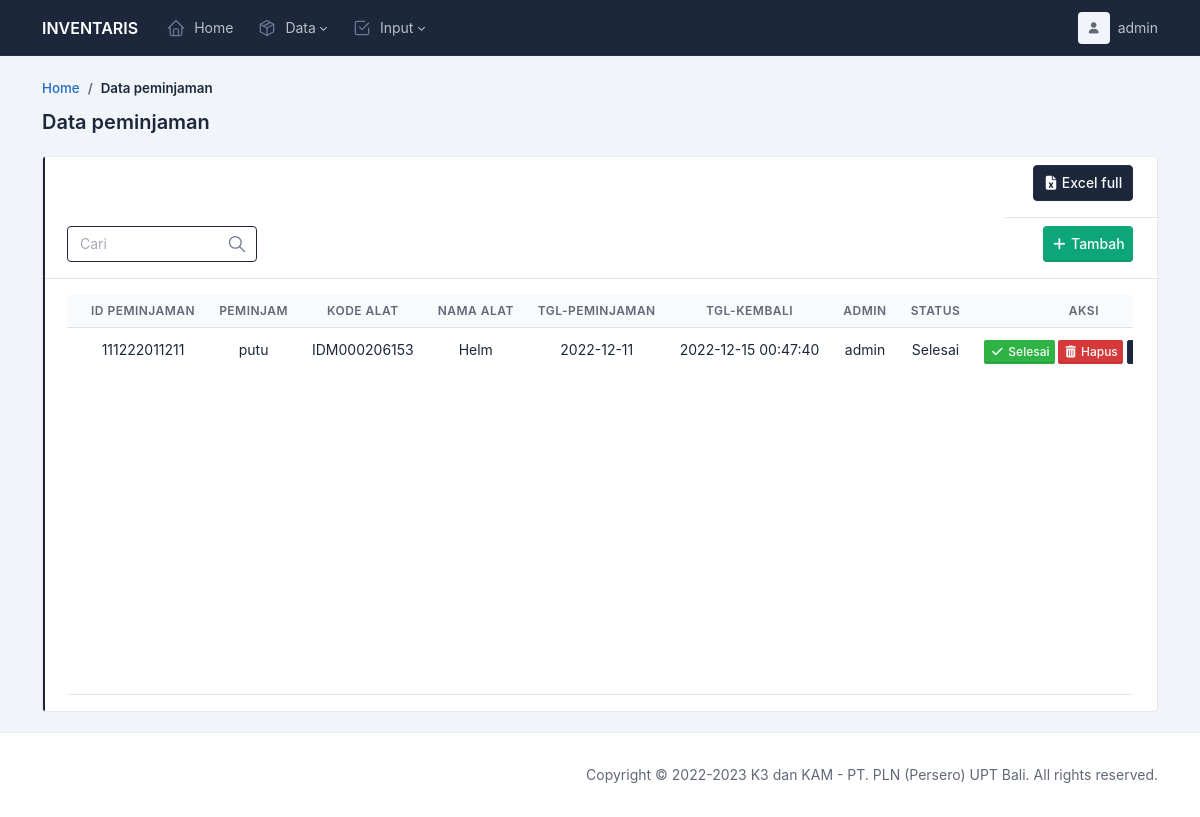
/main/view-data-peminjaman.php (signed in), run on the app's committed database.
### tables this page shows
CREATE TABLE `tb_peminjaman` (
  `id_peminjaman` varchar(255) NOT NULL,
  `nama_peminjam` varchar(255) NOT NULL,
  `kode_alat` varchar(255) NOT NULL,
  `tanggal_peminjaman` date NOT NULL,
  `tanggal_kembali` datetime NOT NULL,
  `nama_admin` varchar(255) NOT NULL,
  `status_pinjaman` varchar(255) NOT NULL
);

CREATE TABLE `tb_alat` (
  `kode_alat` varchar(20) NOT NULL,
  `tgl_input_alat` datetime NOT NULL,
  `nama_alat` varchar(255) NOT NULL,
  `lokasi_alat` text NOT NULL,
  `pemilik_alat` varchar(255) NOT NULL,
  `jumlah_alat` int(255) NOT NULL,
  `th_produksi` date NOT NULL,
  `kedaluwarsa` date NOT NULL,
  `safe_work_load` varchar(255) NOT NULL,
  `merk_alat` varchar(255) NOT NULL,
  `sertifikasi` varchar(255) NOT NULL,
  `foto_alat` varchar(500) NOT NULL,
  `kode_qr` varchar(255) NOT NULL
);

### konfigurasi/view-data/konfig-view-data-peminjaman.php (the view, shortened to what this page needs)
<?php
require '../konfigurasi/database/koneksi.php';
?>
<?php
$join = "SELECT * FROM tb_peminjaman JOIN tb_alat ON tb_peminjaman.kode_alat = tb_alat.kode_alat ORDER BY tanggal_peminjaman DESC";
$query = mysqli_query($koneksi, $join);
while ($data = mysqli_fetch_array($query)) {
    ?>
<tr>
	<td><?php echo $data['id_peminjaman'] ?></td>
	<td><?php echo $data['nama_peminjam'] ?></td>
	<td><?php echo $data['kode_alat'] ?></td>
	<td><?php echo $data['nama_alat'] ?></td>
	<td><?php echo $data['tanggal_peminjaman'] ?></td>
	<td><?php echo $data['tanggal_kembali'] ?></td>
	<td><?php echo $data['nama_admin'];?></td>
	<td><?php echo $data['status_pinjaman'];?></td>
	<td>
		<a href="../konfigurasi/crud/konfig-pengembalian-alat.php?id_peminjaman=<?php echo $data['id_peminjaman']; ?>"
			class="btn btn-success btn-sm">
			<i class="fas fa-check" style="margin: 2px;">&nbsp;</i>Selesai
		</a>
		<a onclick="confirmation(event)" href="../konfigurasi/crud/konfig-hapus-data-peminjaman.php?id_peminjaman=<?php echo $data['id_peminjaman'];?>"
			class="btn btn-danger btn-sm">
			<i class="fas fa-trash-can" style="margin: 2px;">&nbsp;</i>Hapus
		</a>
		<a href="../konfigurasi/print/print-satuan-data-peminjaman-excel.php?id_peminjaman=<?php echo $data['id_peminjaman'];?>"
			class="btn btn-dark btn-sm">
		</a>
	</td>
</tr>
<?php
}
?>

### main/template/header.php (shortened to what this page needs)
<!DOCTYPE html>
<html lang="en">
<head>
	<link rel="stylesheet" href="../dist/css/tabler.min.css?1668287865?<?php echo time(); ?>">
	<link rel="stylesheet" href="../dist/fontawesome-free/css/all.min.css?<?php echo time(); ?>">
	<link rel="stylesheet" href="../dist/sweetalert2/dist/sweetalert2.min.css">
</head>
<body>
	<div class="page">
		<header class="navbar navbar-expand-md navbar-dark Navbar sticky-top d-print-none">
			<div class="container-xl">
				<h1 class="navbar-brand navbar-brand-autodark d-none-navbar-horizontal pe-0 pe-md-3">
					<a href="home.php">INVENTARIS</a>
				</h1>
				<div class="navbar-nav flex-row order-md-last">
					<div class="nav-item dropdown">
						<a href="#" class="nav-link d-flex lh-1 text-reset p-0" data-bs-toggle="dropdown"
							aria-label="Open user menu">
							<span class="avatar avatar-sm"><i class="fa-solid fa-user"></i></span>
							<div class="d-none d-xl-block ps-2">
								<div><?php echo $_SESSION['username'];?></div>
							</div>
						</a>
					</div>
				</div>
				<div class="collapse navbar-collapse" id="navbar-menu">
					<div class="d-flex flex-column flex-md-row flex-fill align-items-stretch align-items-md-center">
						<ul class="navbar-nav">
							<li class="nav-item">
								<a class="nav-link" href="home.php">
									<span class="nav-link-icon d-md-none d-lg-inline-block">
									</span>
									<span class="nav-link-title"> Home </span>
								</a>
							</li>
							<li class="nav-item dropdown">
								<a class="nav-link dropdown-toggle" href="#navbar-base" data-bs-toggle="dropdown"
									data-bs-auto-close="outside" role="button" aria-expanded="false">
									<span class="nav-link-icon d-md-none d-lg-inline-block">
									</span>
									<span class="nav-link-title"> Data </span>
								</a>
							</li>
							<li class="nav-item dropdown">
								<a class="nav-link dropdown-toggle" href="#navbar-base" data-bs-toggle="dropdown">
									<span class="nav-link-icon d-md-none d-lg-inline-block">
									</span>
									<span class="nav-link-title"> Input </span>
								</a>
							</li>
						</ul>
					</div>
				</div>
			</div>
		</header>

### main/view-data-peminjaman.php (shortened to what this page needs)
<?php
include 'template/header.php';
?>
<div class="page-wrapper">
    <div class="page-header d-print-none">
        <div class="container-xl d-flex justify-content-between">
            <div class="row g-2 align-items-center">
                <div class="col">
                    <div class="mb-1">
                        <h3>
                            <ol class="breadcrumb" aria-label="breadcrumbs" style="font-size:smaller">
                                <li class="breadcrumb-item">
                                    <a href="home.php">Home</a>
                                </li>
                                <li class="breadcrumb-item active" aria-current="page">
                                    <a href="#">Data peminjaman</a>
                                </li>
                            </ol>
                        </h3>
                    </div>
                    <h2 class="page-title">Data peminjaman</h2>
                </div>
            </div>
        </div>
    </div>
    <div class="page-body px-3">
        <div class="container-xl">
            <div class="row row-cards">
                <div class="col-12">
                    <div class="card">
                        <div class="card-status-start bg-dark"></div>
                        <div class="card-header row g-2 ms-auto">
                            <div class="card-title ">
                                <div class="pr-2">
                                    <a href="../konfigurasi/print/print-semua-data-peminjaman-excel.php?"
                                        class="btn btn-dark" style="width: 100px;">
                                        <i class="fa fa-file-excel" style="margin: 2px;">&nbsp;</i>Excel full
                                    </a>
                                </div>
                            </div>
                        </div>
                        <div class="card-header row g-2 align-items-center">
                            <div class="card-title d-flex justify-content-between">
                                <div class="input-icon">
                                    <input type="text" class="form-control border border-dark" placeholder="Cari"
                                        name="table_search" name="keyword" id="input" style="width: 190px"
                                        onkeyup="searchTable()" />
                                    <span class="input-icon-addon">
                                    </span>
                                </div>
                                <div class="pr-2">
                                    <a href="input-data-peminjaman.php" class=" btn btn-teal" style="width: 90px;">
                                        <i class="fa fa-plus" style="margin: 2px;">&nbsp;</i>Tambah
                                    </a>
                                </div>
                            </div>
                        </div>
                        <div class="card-body">
                            <div class="row">
                                <div class="col-xl-12">
                                    <div class="table-responsive">
                                        <table class="table card-table text-center table-nowrap" style="height: 400px;">
                                            <thead>
                                                <tr>
                                                    <th>Id peminjaman</th>
                                                    <th>Peminjam</th>
                                                    <th>Kode alat</th>
                                                    <th>Nama alat</th>
                                                    <th>Tgl-peminjaman</th>
                                                    <th>Tgl-kembali</th>
                                                    <th>Admin</th>
                                                    <th>Status</th>
                                                    <th>Aksi</th>
                                                </tr>
                                            </thead>
                                            <tbody>
                                                <?php
                                                    require '../konfigurasi/view-data/konfig-view-data-peminjaman.php'
                                                    ?>
                                            </tbody>
                                        </table>
                                    </div>
                                </div>
                            </div>
                        </div>
                    </div>
                </div>
            </div>
        </div>
    </div>
    <?php
			include 'template/footer.php';
			?>

### main/template/footer.php (shortened to what this page needs)
<footer class="footer d-print-none">
    <div class="container-sm">
        <div class="row text-center align-items-center flex-row-reverse">
            <div class="col-12 col-lg-auto mt-3 mt-lg-0">
                <ul class="list-inline list-inline-dots mb-0">
                    <li class="list-inline-item">
                        Copyright &copy; 2022-<?php echo date("Y");?>
                        <a href="." class="link-secondary">K3 dan KAM - PT. PLN (Persero) UPT Bali</a>.
                        All rights reserved.
                    </li>
                </ul>
            </div>
        </div>
    </div>
</footer>
</div>
</div>
</body>
</html>

### main/template/header.php (style rules this page uses)
:root { --tblr-font-sans-serif: Inter, -apple-system, BlinkMacSystemFont, San Francisco, Segoe UI, Roboto, Helvetica Neue, sans-serif; }

### data on the page
tb_peminjaman: id_peminjaman "111222011211", nama_peminjam "putu", kode_alat.kode_alat "IDM000206153", kode_alat.nama_alat "Helm", tanggal_peminjaman "2022-12-11", tanggal_kembali "2022-12-15 00:47:40", nama_admin "admin", status_pinjaman "Selesai"

### other printed values
$_SESSION['username'] "admin"
